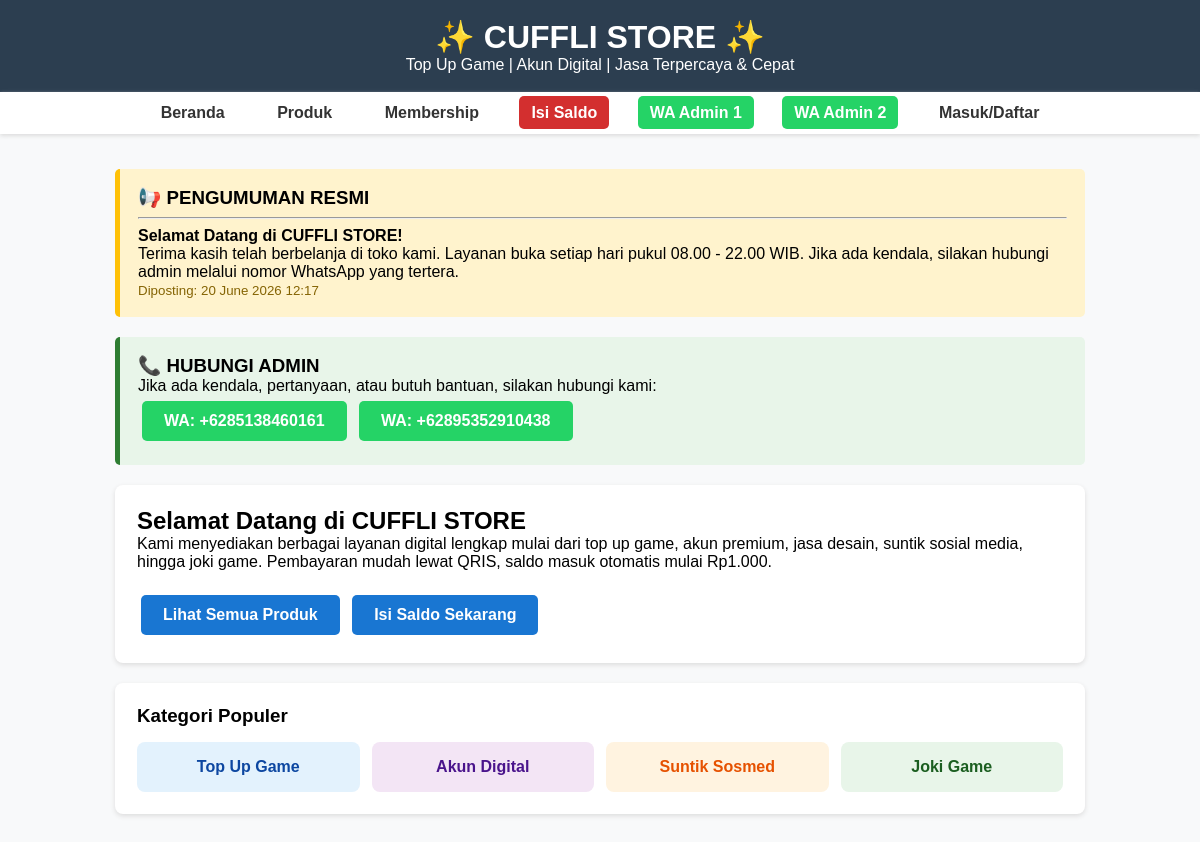
The page / on the database its author committed.
### tables this page shows
CREATE TABLE pengumuman (
    id INT AUTO_INCREMENT PRIMARY KEY,
    judul VARCHAR(255) NOT NULL,
    isi TEXT NOT NULL,
    status ENUM('aktif','nonaktif') DEFAULT 'aktif',
    tanggal DATETIME DEFAULT CURRENT_TIMESTAMP
);

### index.php (the view, shortened to what this page needs)
<?php
include 'config.php';
$pengumuman = mysqli_fetch_assoc(mysqli_query($conn, "SELECT * FROM pengumuman WHERE status='aktif' ORDER BY tanggal DESC LIMIT 1"));
?>
<!DOCTYPE html>
<html>
<head>
</head>
<body>
    <header>
        <h1>✨ CUFFLI STORE ✨</h1>
        <p>Top Up Game | Akun Digital | Jasa Terpercaya & Cepat</p>
    </header>
    <nav>
        <a href="index.php">Beranda</a>
        <a href="produk.php">Produk</a>
        <a href="membership.php">Membership</a>
        <a href="isi-saldo.php" class="btn-red">Isi Saldo</a>
        <a href="https://wa.me/<?= WA_ADMIN1 ?>" target="_blank" class="wa-btn">WA Admin 1</a>
        <a href="https://wa.me/<?= WA_ADMIN2 ?>" target="_blank" class="wa-btn">WA Admin 2</a>
        <?php if(isset($_SESSION['id_pengguna'])): ?>
            <a href="saldo.php">Saldo: Rp <?= number_format($_SESSION['saldo'] ?? 0) ?></a>
            <a href="logout.php">Keluar</a>
        <?php else: ?>
            <a href="login.php">Masuk/Daftar</a>
        <?php endif; ?>
    </nav>
    <div class="container">
        <?php if($pengumuman): ?>
        <div class="pengumuman">
            <h3>📢 PENGUMUMAN RESMI</h3>
            <hr style="margin:8px 0;">
            <h4><?= $pengumuman['judul'] ?></h4>
            <p><?= nl2br($pengumuman['isi']) ?></p>
            <small style="color:#856404;">Diposting: <?= date('d F Y H:i', strtotime($pengumuman['tanggal'])) ?></small>
        </div>
        <?php endif; ?>
        <div class="kontak-admin">
            <h3>📞 HUBUNGI ADMIN</h3>
            <p>Jika ada kendala, pertanyaan, atau butuh bantuan, silakan hubungi kami:</p>
            <a href="https://wa.me/<?= WA_ADMIN1 ?>" target="_blank" class="btn btn-green">WA: +<?= WA_ADMIN1 ?></a>
            <a href="https://wa.me/<?= WA_ADMIN2 ?>" target="_blank" class="btn btn-green">WA: +<?= WA_ADMIN2 ?></a>
        </div>
        <div class="card">
            <h2>Selamat Datang di CUFFLI STORE</h2>
            <p>Kami menyediakan berbagai layanan digital lengkap mulai dari top up game, akun premium, jasa desain, suntik sosial media, hingga joki game. Pembayaran mudah lewat QRIS, saldo masuk otomatis mulai Rp1.000.</p>
            <br>
            <a href="produk.php" class="btn">Lihat Semua Produk</a>
            <a href="isi-saldo.php" class="btn-red btn">Isi Saldo Sekarang</a>
        </div>
        <div class="card">
            <h3>Kategori Populer</h3>
            <div style="display:grid; grid-template-columns:repeat(auto-fit, minmax(150px,1fr)); gap:12px; margin-top:15px;">
                <a href="produk.php?kategori=Top Up Game" style="padding:16px; background:#e3f2fd; text-align:center; border-radius:8px; text-decoration:none; color:#0d47a1; font-weight:bold;">Top Up Game</a>
                <a href="produk.php?kategori=Akun Digital" style="padding:16px; background:#f3e5f5; text-align:center; border-radius:8px; text-decoration:none; color:#4a148c; font-weight:bold;">Akun Digital</a>
                <a href="produk.php?kategori=Sosmed" style="padding:16px; background:#fff3e0; text-align:center; border-radius:8px; text-decoration:none; color:#e65100; font-weight:bold;">Suntik Sosmed</a>
                <a href="produk.php?kategori=Jasa Joki" style="padding:16px; background:#e8f5e9; text-align:center; border-radius:8px; text-decoration:none; color:#1b5e20; font-weight:bold;">Joki Game</a>
            </div>
        </div>
    </div>
</body>
</html>

### index.php (style rules this page uses)
* { font-family:Arial; margin:0; padding:0; box-sizing:border-box; }
body { background:#f8f9fa; }
header { background:#2c3e50; color:white; padding:18px; text-align:center; }
nav { background:#fff; padding:12px; box-shadow:0 2px 4px #ddd; text-align:center; position:sticky; top:0; z-index:99; }
nav a { margin:0 12px; text-decoration:none; color:#333; font-weight:bold; padding:8px 12px; border-radius:5px; }
.wa-btn { background:#25d366; color:white !important; }
.btn-red { background:#d32f2f; color:white !important; }
.container { max-width:1000px; margin:20px auto; padding:15px; }
.card { background:white; border-radius:8px; padding:22px; margin-bottom:20px; box-shadow:0 2px 5px #ddd; }
.pengumuman { background:#fff3cd; border-left:5px solid #ffc107; padding:18px; border-radius:5px; margin-bottom:20px; }
.kontak-admin { background:#e8f5e9; border-left:5px solid #2e7d32; padding:18px; border-radius:5px; margin-bottom:20px; }
.btn { display:inline-block; padding:11px 22px; background:#1976d2; color:white; text-decoration:none; border-radius:5px; margin:6px 4px; font-weight:bold; }
.btn-green { background:#25d366; }

### rows shown on the page
pengumuman: judul "Selamat Datang di CUFFLI STORE!", isi "Terima kasih telah berbelanja di toko kami. Layanan buka setiap hari pukul 08.00 - 22.00 WIB. Jika ada kendala, silakan hubungi admin melalui nomor WhatsApp yang tertera.", tanggal "20 June 2026 12:17"

### other values the page prints
WA_ADMIN1 "6285138460161"
WA_ADMIN2 "62895352910438"
